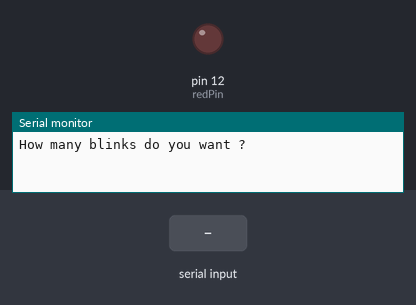
This sketch was run on a simulated Arduino Uno, built with avr-gcc and run on an emulated ATmega328P. On the bench: output pins drawn as LEDs (lit = HIGH), the last lines printed to the serial monitor. Dashed ring = blinking. The inputs (shaded band) are chosen by the test bench.

Above: at 1.2 s.
1.3 s: "90,45\n" received over Serial
At 1.7 s:
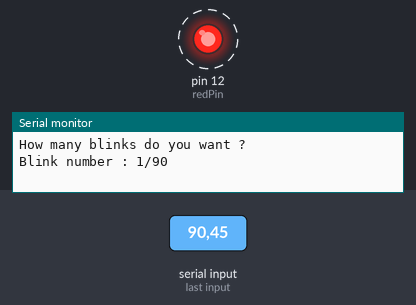
Timing chart, 0 to 10.3 s (numbered marks = the images above; inputs shaded):
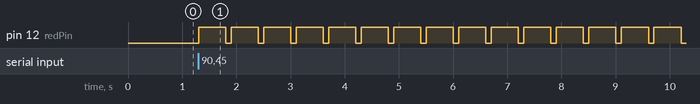

The sketch:

18_reading_numbers_from_serial.ino
```cpp
int blinks;
int i;
int redPin = 12;
int pauseTime = 500;
String askMsg = "How many blinks do you want ?";
String answerMsg = "Blink number : ";
void setup() {
  pinMode(redPin, OUTPUT);
  Serial.begin(9600);
}

void loop() {
  // 3 things to do : Ask, Wait, Read.
  // Ask
  Serial.println(askMsg);
  // Wait
  while(Serial.available() == 0);
  // Read
  blinks = Serial.parseInt();
  i = 0;
  while(++i <= blinks){
    Serial.print(answerMsg);
    Serial.print(i);
    Serial.print("/");
    Serial.println(blinks);
    digitalWrite(redPin, HIGH);
    delay(pauseTime);
    digitalWrite(redPin, LOW);
    delay(100);
  }
}
```

Measured:
- after the input at 1.3 s, pin 12 (redPin): alternates HIGH for 0.50 s and LOW for 0.10 s, starting at once
